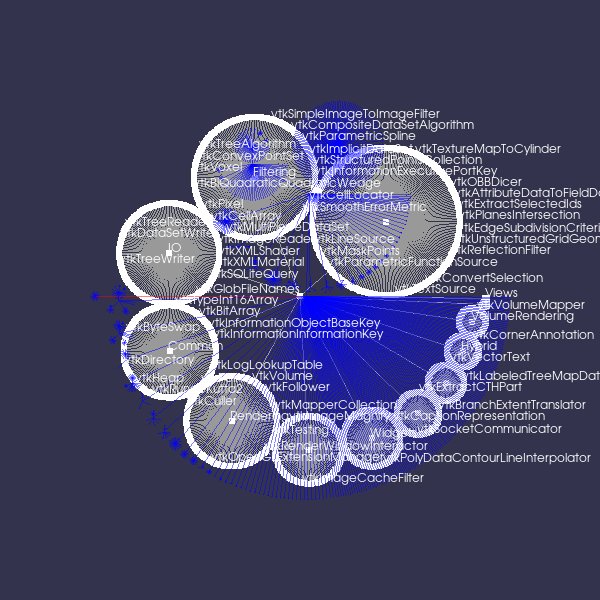

Generate this figure with Python:
#!/usr/bin/env python
# Demonstrate cosmic tree layout with graph overlay using explicit pipeline.

import os

import vtkmodules.vtkInteractionStyle  # noqa: F401
import vtkmodules.vtkRenderingFreeType  # noqa: F401
import vtkmodules.vtkRenderingOpenGL2  # noqa: F401

from vtkmodules.vtkFiltersGeneral import vtkVertexGlyphFilter
from vtkmodules.vtkFiltersSources import vtkGraphToPolyData
from vtkmodules.vtkInfovisLayout import vtkCosmicTreeLayoutStrategy, vtkGraphLayout
from vtkmodules.vtkIOInfovis import vtkXMLTreeReader
from vtkmodules.vtkRenderingCore import (
    vtkActor,
    vtkActor2D,
    vtkPolyDataMapper,
    vtkRenderWindow,
    vtkRenderWindowInteractor,
    vtkRenderer,
)
from vtkmodules.vtkRenderingLabel import vtkLabelPlacementMapper, vtkPointSetToLabelHierarchy

data_dir = os.environ.get("VPE_DATA_DIR", os.path.dirname(os.path.abspath(__file__)))

# Read tree from XML.
reader_tree = vtkXMLTreeReader()
reader_tree.SetFileName(os.path.join(data_dir, "vtklibrary.xml"))
reader_tree.SetEdgePedigreeIdArrayName("tree edge")
reader_tree.GenerateVertexPedigreeIdsOff()
reader_tree.SetVertexPedigreeIdArrayName("id")

# Read graph from XML.
reader_graph = vtkXMLTreeReader()
reader_graph.SetFileName(os.path.join(data_dir, "vtkclasses.xml"))
reader_graph.SetEdgePedigreeIdArrayName("graph edge")
reader_graph.GenerateVertexPedigreeIdsOff()
reader_graph.SetVertexPedigreeIdArrayName("id")

reader_tree.Update()
reader_graph.Update()

# Layout tree with cosmic tree strategy.
tree_layout = vtkGraphLayout()
tree_layout.SetInputConnection(reader_tree.GetOutputPort())
cosmic_tree_strategy = vtkCosmicTreeLayoutStrategy()
cosmic_tree_strategy.SetNodeSizeArrayName("VertexDegree")
cosmic_tree_strategy.SetSizeLeafNodesOnly(True)
tree_layout.SetLayoutStrategy(cosmic_tree_strategy)

# Convert tree to polydata.
tree_to_polydata = vtkGraphToPolyData()
tree_to_polydata.SetInputConnection(tree_layout.GetOutputPort())
tree_to_polydata.Update()

# Tree edge mapper and actor.
tree_edge_mapper = vtkPolyDataMapper()
tree_edge_mapper.SetInputConnection(tree_to_polydata.GetOutputPort())
tree_edge_mapper.ScalarVisibilityOff()
tree_edge_actor = vtkActor()
tree_edge_actor.SetMapper(tree_edge_mapper)
tree_edge_actor.GetProperty().SetColor(0.6, 0.6, 0.6)
tree_edge_actor.GetProperty().SetLineWidth(1)

# Tree vertex glyphs (colored by VertexDegree).
tree_vertex_glyph = vtkVertexGlyphFilter()
tree_vertex_glyph.SetInputConnection(tree_to_polydata.GetOutputPort())

tree_vertex_mapper = vtkPolyDataMapper()
tree_vertex_mapper.SetInputConnection(tree_vertex_glyph.GetOutputPort())
tree_vertex_mapper.SetScalarModeToUsePointFieldData()
tree_vertex_mapper.SelectColorArray("VertexDegree")
tree_vertex_mapper.SetScalarVisibility(True)
tree_vertex_actor = vtkActor()
tree_vertex_actor.SetMapper(tree_vertex_mapper)
tree_vertex_actor.GetProperty().SetPointSize(6)

# Non-overlapping vertex labels using label placement.
label_hierarchy = vtkPointSetToLabelHierarchy()
label_hierarchy.SetInputConnection(tree_vertex_glyph.GetOutputPort())
label_hierarchy.SetLabelArrayName("id")
label_hierarchy.GetTextProperty().SetColor(1.0, 1.0, 1.0)
label_hierarchy.GetTextProperty().SetFontSize(12)

label_mapper = vtkLabelPlacementMapper()
label_mapper.SetInputConnection(label_hierarchy.GetOutputPort())
label_mapper.SetShapeToNone()
label_mapper.SetBackgroundOpacity(0.0)
label_mapper.SetMaximumLabelFraction(0.3)
label_actor = vtkActor2D()
label_actor.SetMapper(label_mapper)

# Layout graph overlay with cosmic tree strategy.
graph_layout = vtkGraphLayout()
graph_layout.SetInputConnection(reader_graph.GetOutputPort())
graph_cosmic_strategy = vtkCosmicTreeLayoutStrategy()
graph_cosmic_strategy.SetNodeSizeArrayName("VertexDegree")
graph_cosmic_strategy.SetSizeLeafNodesOnly(True)
graph_layout.SetLayoutStrategy(graph_cosmic_strategy)

# Convert graph to polydata.
graph_to_polydata = vtkGraphToPolyData()
graph_to_polydata.SetInputConnection(graph_layout.GetOutputPort())
graph_to_polydata.Update()

# Graph edge mapper and actor.
graph_edge_mapper = vtkPolyDataMapper()
graph_edge_mapper.SetInputConnection(graph_to_polydata.GetOutputPort())
graph_edge_mapper.SetScalarModeToUseCellFieldData()
graph_edge_mapper.SelectColorArray("graph edge")
graph_edge_mapper.SetScalarVisibility(True)
graph_edge_actor = vtkActor()
graph_edge_actor.SetMapper(graph_edge_mapper)
graph_edge_actor.GetProperty().SetOpacity(0.5)

# Renderer.
renderer = vtkRenderer()
renderer.AddActor(tree_edge_actor)
renderer.AddActor(tree_vertex_actor)
renderer.AddActor(label_actor)
renderer.AddActor(graph_edge_actor)
renderer.SetBackground(0.2, 0.2, 0.3)
renderer.ResetCamera()

# Render window.
render_window = vtkRenderWindow()
render_window.AddRenderer(renderer)
render_window.SetWindowName("hierarchical graph view")
render_window.SetMultiSamples(0)
render_window.SetSize(600, 600)

# Interactor.
interactor = vtkRenderWindowInteractor()
interactor.SetRenderWindow(render_window)

interactor.Initialize()
interactor.Start()
